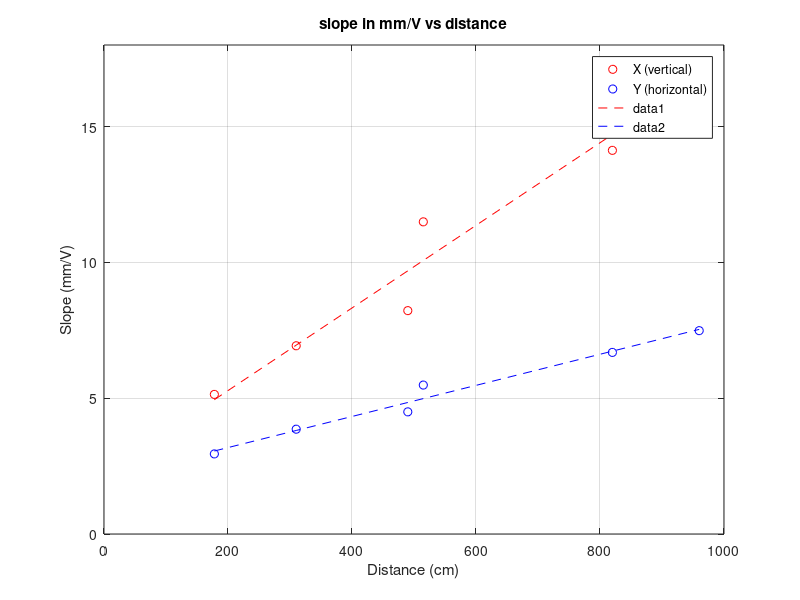

Write the MATLAB code that produced this figure.
D = [178 310 490 515 820 960];
X_1 = [-10,-7,-1.15,-6.37,-4.75,-4.88];
X_2 = [-6.4,-4.33,1.1,-4.76,-3.44,-3.81];
Y_1 = [7.9,3.56,3.55,4.26,4.78,3.11];
Y_2 = [12.14,6.8,6.33,6.54,6.65,4.78];
Y = 6.25 * 2 ./ (Y_2 - Y_1);
X = 9.25 * 2 ./ (X_2 - X_1);

P_X = polyfit(D,X,1);
F_X = polyval(P_X,D);
P_Y = polyfit(D,Y,1);
F_Y = polyval(P_Y,D);

plot(D,X,'ro',D,Y,'bo');
xlabel('Distance (cm)');
ylabel('Slope (mm/V)');
title('slope in mm/V vs distance');

legend('X (vertical)','Y (horizontal)');
axis([0 1000 0 18])
grid on

hold on
plot(D,F_X,'--r',D,F_Y,'--b');
